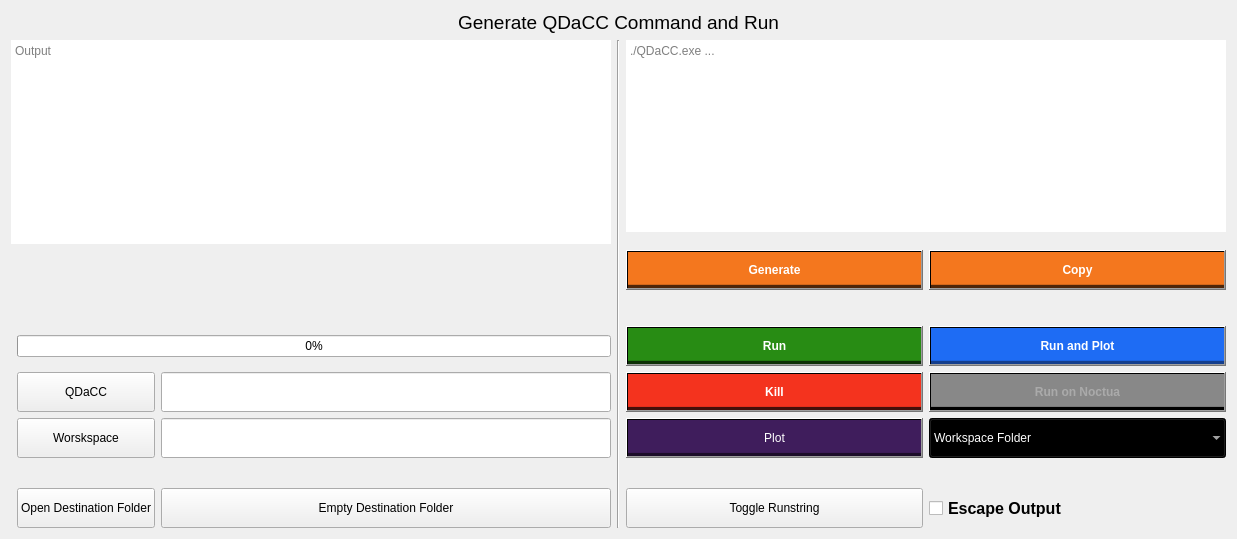
      <widget class="QWidget" name="tab_generate">
       <attribute name="title">
        <string>Generate and Run</string>
       </attribute>
       <layout class="QGridLayout" name="gridLayout_12">
        <item row="11" column="1">
         <widget class="HoverButton" name="input_path_to_qdacc">
          <property name="minimumSize">
           <size>
            <width>0</width>
            <height>40</height>
           </size>
          </property>
          <property name="text">
           <string>QDaCC</string>
          </property>
         </widget>
        </item>
        <item row="10" column="1" colspan="2">
         <widget class="QProgressBar" name="progressBar">
          <property name="value">
           <number>0</number>
          </property>
         </widget>
        </item>
        <item row="0" column="0" colspan="8">
         <widget class="QLabel" name="label_58">
          <property name="minimumSize">
           <size>
            <width>0</width>
            <height>0</height>
           </size>
          </property>
          <property name="frameShape">
           <enum>QFrame::NoFrame</enum>
          </property>
          <property name="frameShadow">
           <enum>QFrame::Plain</enum>
          </property>
          <property name="text">
           <string>&lt;html&gt;&lt;head/&gt;&lt;body&gt;&lt;p align=&quot;center&quot;&gt;&lt;span style=&quot; font-size:14pt;&quot;&gt;Generate QDaCC Command and Run&lt;/span&gt;&lt;/p&gt;&lt;/body&gt;&lt;/html&gt;</string>
          </property>
         </widget>
        </item>
        <item row="17" column="4" colspan="2">
         <widget class="HoverButton" name="button_change_rungstring_to_settingfile">
          <property name="minimumSize">
           <size>
            <width>0</width>
            <height>40</height>
           </size>
          </property>
          <property name="text">
           <string>Toggle Runstring</string>
          </property>
         </widget>
        </item>
        <item row="12" column="2">
         <widget class="QLineEdit" name="textinput_file_destination">
          <property name="minimumSize">
           <size>
            <width>0</width>
            <height>40</height>
           </size>
          </property>
          <property name="font">
           <font>
            <pointsize>11</pointsize>
            <bold>true</bold>
           </font>
          </property>
          <property name="text">
           <string/>
          </property>
          <property name="frame">
           <bool>true</bool>
          </property>
          <property name="alignment">
           <set>Qt::AlignRight|Qt::AlignTrailing|Qt::AlignVCenter</set>
          </property>
         </widget>
        </item>
        <item row="1" column="4" colspan="4">
         <widget class="QTextBrowser" name="text_output_program_qdacc_command">
          <property name="minimumSize">
           <size>
            <width>600</width>
            <height>0</height>
           </size>
          </property>
          <property name="frameShape">
           <enum>QFrame::NoFrame</enum>
          </property>
          <property name="readOnly">
           <bool>false</bool>
          </property>
          <property name="placeholderText">
           <string>./QDaCC.exe ...</string>
          </property>
         </widget>
        </item>
        <item row="1" column="3" rowspan="17">
         <widget class="Line" name="line_4">
          <property name="orientation">
           <enum>Qt::Vertical</enum>
          </property>
         </widget>
        </item>
        <item row="11" column="2">
         <widget class="QLineEdit" name="textinput_file_qdacc">
          <property name="minimumSize">
           <size>
            <width>0</width>
            <height>40</height>
           </size>
          </property>
          <property name="font">
           <font>
            <pointsize>11</pointsize>
            <bold>true</bold>
           </font>
          </property>
          <property name="text">
           <string/>
          </property>
          <property name="frame">
           <bool>true</bool>
          </property>
          <property name="alignment">
           <set>Qt::AlignRight|Qt::AlignTrailing|Qt::AlignVCenter</set>
          </property>
         </widget>
        </item>
        <item row="12" column="1">
         <widget class="HoverButton" name="input_destination">
          <property name="minimumSize">
           <size>
            <width>0</width>
            <height>40</height>
           </size>
          </property>
          <property name="text">
           <string>Worskspace</string>
          </property>
         </widget>
        </item>
        <item row="17" column="6" colspan="2">
         <widget class="QCheckBox" name="input_escape_output_command">
          <property name="minimumSize">
           <size>
            <width>0</width>
            <height>40</height>
           </size>
          </property>
          <property name="font">
           <font>
            <pointsize>12</pointsize>
            <bold>true</bold>
           </font>
          </property>
          <property name="statusTip">
           <string/>
          </property>
          <property name="text">
           <string>Escape Output</string>
          </property>
          <property name="checked">
           <bool>false</bool>
          </property>
         </widget>
        </item>
        <item row="17" column="2">
         <widget class="HoverButton" name="button_empty_destination_folder">
          <property name="minimumSize">
           <size>
            <width>0</width>
            <height>40</height>
           </size>
          </property>
          <property name="text">
           <string>Empty Destination Folder</string>
          </property>
         </widget>
        </item>
        <item row="17" column="1">
         <widget class="HoverButton" name="button_open_destination_folder">
          <property name="minimumSize">
           <size>
            <width>0</width>
            <height>40</height>
           </size>
          </property>
          <property name="text">
           <string>Open Destination Folder</string>
          </property>
         </widget>
        </item>
        <item row="1" column="0" rowspan="3" colspan="3">
         <widget class="TextBrowserExternal" name="text_output_program_main">
          <property name="minimumSize">
           <size>
            <width>600</width>
            <height>0</height>
           </size>
          </property>
          <property name="frameShape">
           <enum>QFrame::NoFrame</enum>
          </property>
          <property name="lineWrapMode">
           <enum>QTextEdit::NoWrap</enum>
          </property>
          <property name="textInteractionFlags">
           <set>Qt::LinksAccessibleByMouse|Qt::TextSelectableByMouse</set>
          </property>
          <property name="placeholderText">
           <string>Output</string>
          </property>
          <property name="openExternalLinks">
           <bool>true</bool>
          </property>
          <property name="openLinks">
           <bool>true</bool>
          </property>
         </widget>
        </item>
        <item row="4" column="4" colspan="2">
         <widget class="QPushButton" name="button_generate_run">
          <property name="enabled">
           <bool>true</bool>
          </property>
          <property name="minimumSize">
           <size>
            <width>0</width>
            <height>40</height>
           </size>
          </property>
          <property name="font">
           <font>
            <bold>true</bold>
           </font>
          </property>
          <property name="styleSheet">
           <string notr="true">QPushButton {background-color: qlineargradient( x1:0 y1:0, x2:0 y2:1, stop:0.9 #f4771e, stop:0.91 #4f2609); color: #ffffff;}
QPushButton::hover {background-color: qlineargradient( x1:0 y1:0, x2:0 y2:1, stop:0.9 #f7954f, stop:0.91 #4f2609); color: #ffffff;}</string>
          </property>
          <property name="text">
           <string>Generate</string>
          </property>
          <property name="checkable">
           <bool>false</bool>
          </property>
          <property name="checked">
           <bool>false</bool>
          </property>
         </widget>
        </item>
        <item row="4" column="6" colspan="2">
         <widget class="QPushButton" name="button_generate_copy">
          <property name="enabled">
           <bool>true</bool>
          </property>
          <property name="minimumSize">
           <size>
            <width>0</width>
            <height>40</height>
           </size>
          </property>
          <property name="font">
           <font>
            <bold>true</bold>
           </font>
          </property>
          <property name="styleSheet">
           <string notr="true">QPushButton {background-color: qlineargradient( x1:0 y1:0, x2:0 y2:1, stop:0.9 #f4771e, stop:0.91 #4f2609); color: #ffffff;}
QPushButton::hover {background-color: qlineargradient( x1:0 y1:0, x2:0 y2:1, stop:0.9 #f7954f, stop:0.91 #4f2609); color: #ffffff;}</string>
          </property>
          <property name="text">
           <string>Copy</string>
          </property>
          <property name="checkable">
           <bool>false</bool>
          </property>
          <property name="checked">
           <bool>false</bool>
          </property>
         </widget>
        </item>
        <item row="10" column="4" colspan="2">
         <widget class="QPushButton" name="button_run_program">
          <property name="enabled">
           <bool>true</bool>
          </property>
          <property name="minimumSize">
           <size>
            <width>0</width>
            <height>40</height>
           </size>
          </property>
          <property name="font">
           <font>
            <bold>true</bold>
           </font>
          </property>
          <property name="styleSheet">
           <string notr="true">QPushButton {background-color: qlineargradient( x1:0 y1:0, x2:0 y2:1, stop:0.9 #288c14, stop:0.91 #0d3006); color: #ffffff;}
QPushButton::hover {background-color: qlineargradient( x1:0 y1:0, x2:0 y2:1, stop:0.9 #55ba41, stop:0.91 #0d3006); color: #ffffff;}</string>
          </property>
          <property name="text">
           <string>Run</string>
          </property>
          <property name="iconSize">
           <size>
            <width>32</width>
            <height>32</height>
           </size>
          </property>
          <property name="checkable">
           <bool>false</bool>
          </property>
          <property name="checked">
           <bool>false</bool>
          </property>
         </widget>
        </item>
        <item row="12" column="6" colspan="2">
         <widget class="QComboBox" name="input_plot_mode">
          <property name="minimumSize">
           <size>
            <width>0</width>
            <height>40</height>
           </size>
          </property>
          <property name="styleSheet">
           <string notr="true">QComboBox {background-color: qlineargradient( x1:0 y1:0, x2:0 y2:1, stop:0.9 #3f1d5c, stop:0.91 #1c0d29); color: #ffffff;}
QComboBox::hover {background-color: qlineargradient( x1:0 y1:0, x2:0 y2:1, stop:0.9 #582980, stop:0.91 #1c0d29); color: #ffffff;}</string>
          </property>
          <property name="frame">
           <bool>false</bool>
          </property>
          <item>
           <property name="text">
            <string>Workspace Folder</string>
           </property>
          </item>
          <item>
           <property name="text">
            <string>Animated Blochsphere</string>
           </property>
          </item>
          <item>
           <property name="text">
            <string>Animated Density Matrix</string>
           </property>
          </item>
         </widget>
        </item>
        <item row="12" column="4" colspan="2">
         <widget class="QPushButton" name="button_plot_everything">
          <property name="minimumSize">
           <size>
            <width>0</width>
            <height>40</height>
           </size>
          </property>
          <property name="styleSheet">
           <string notr="true">QPushButton {background-color: qlineargradient( x1:0 y1:0, x2:0 y2:1, stop:0.9 #3f1d5c, stop:0.91 #1c0d29); color: #ffffff;}
QPushButton::hover {background-color: qlineargradient( x1:0 y1:0, x2:0 y2:1, stop:0.9 #582980, stop:0.91 #1c0d29); color: #ffffff;}</string>
          </property>
          <property name="text">
           <string>Plot</string>
          </property>
          <property name="iconSize">
           <size>
            <width>32</width>
            <height>32</height>
           </size>
          </property>
         </widget>
        </item>
        <item row="11" column="6" colspan="2">
         <widget class="QPushButton" name="button_run_external">
          <property name="enabled">
           <bool>true</bool>
          </property>
          <property name="minimumSize">
           <size>
            <width>0</width>
            <height>40</height>
           </size>
          </property>
          <property name="font">
           <font>
            <bold>true</bold>
           </font>
          </property>
          <property name="toolTip">
           <string>&lt;html&gt;&lt;head/&gt;&lt;body&gt;&lt;p align=&quot;center&quot;&gt;&lt;a href=&quot;https://pc2.uni-paderborn.de/de/hpc-services/available-systems/noctua2&quot;&gt;&lt;span style=&quot; font-size:12pt; font-weight:700; text-decoration: underline; color:#0000ff;&quot;&gt;Calculate QDaCC on the noctua2 HPC cluster&lt;/span&gt;&lt;/a&gt;&lt;/p&gt;&lt;p align=&quot;center&quot;&gt;&lt;span style=&quot; font-size:12pt; font-weight:700;&quot;&gt;!! Currently not yet available !!&lt;/span&gt;&lt;/p&gt;&lt;/body&gt;&lt;/html&gt;</string>
          </property>
          <property name="styleSheet">
           <string notr="true">QPushButton {background-color: qlineargradient( x1:0 y1:0, x2:0 y2:1, stop:0.9 #888888, stop:0.91 black); color: #aaaaaa;}</string>
          </property>
          <property name="text">
           <string>Run on Noctua</string>
          </property>
          <property name="checkable">
           <bool>false</bool>
          </property>
          <property name="checked">
           <bool>false</bool>
          </property>
         </widget>
        </item>
        <item row="11" column="4" colspan="2">
         <widget class="QPushButton" name="button_run_kill">
          <property name="enabled">
           <bool>true</bool>
          </property>
          <property name="minimumSize">
           <size>
            <width>0</width>
            <height>40</height>
           </size>
          </property>
          <property name="font">
           <font>
            <bold>true</bold>
           </font>
          </property>
          <property name="styleSheet">
           <string notr="true">QPushButton {background-color: qlineargradient( x1:0 y1:0, x2:0 y2:1, stop:0.9 #f4331e, stop:0.91 #450f0a); color: #ffffff;}
QPushButton::hover {background-color: qlineargradient( x1:0 y1:0, x2:0 y2:1, stop:0.9 #a62214, stop:0.91 #450f0a); color: #ffffff;}</string>
          </property>
          <property name="text">
           <string>Kill</string>
          </property>
          <property name="checkable">
           <bool>false</bool>
          </property>
          <property name="checked">
           <bool>false</bool>
          </property>
         </widget>
        </item>
        <item row="10" column="6" colspan="2">
         <widget class="QPushButton" name="button_run_and_plot">
          <property name="enabled">
           <bool>true</bool>
          </property>
          <property name="minimumSize">
           <size>
            <width>0</width>
            <height>40</height>
           </size>
          </property>
          <property name="font">
           <font>
            <bold>true</bold>
           </font>
          </property>
          <property name="styleSheet">
           <string notr="true">QPushButton {background-color: qlineargradient( x1:0 y1:0, x2:0 y2:1, stop:0.9 #1e6cf4, stop:0.91 #133e8d); color: #ffffff;}
QPushButton::hover {background-color: qlineargradient( x1:0 y1:0, x2:0 y2:1, stop:0.9 #5d94f5, stop:0.91 #133e8d); color: #ffffff;}</string>
          </property>
          <property name="text">
           <string>Run and Plot</string>
          </property>
          <property name="checkable">
           <bool>false</bool>
          </property>
          <property name="checked">
           <bool>false</bool>
          </property>
         </widget>
        </item>
       </layout>
      </widget>
